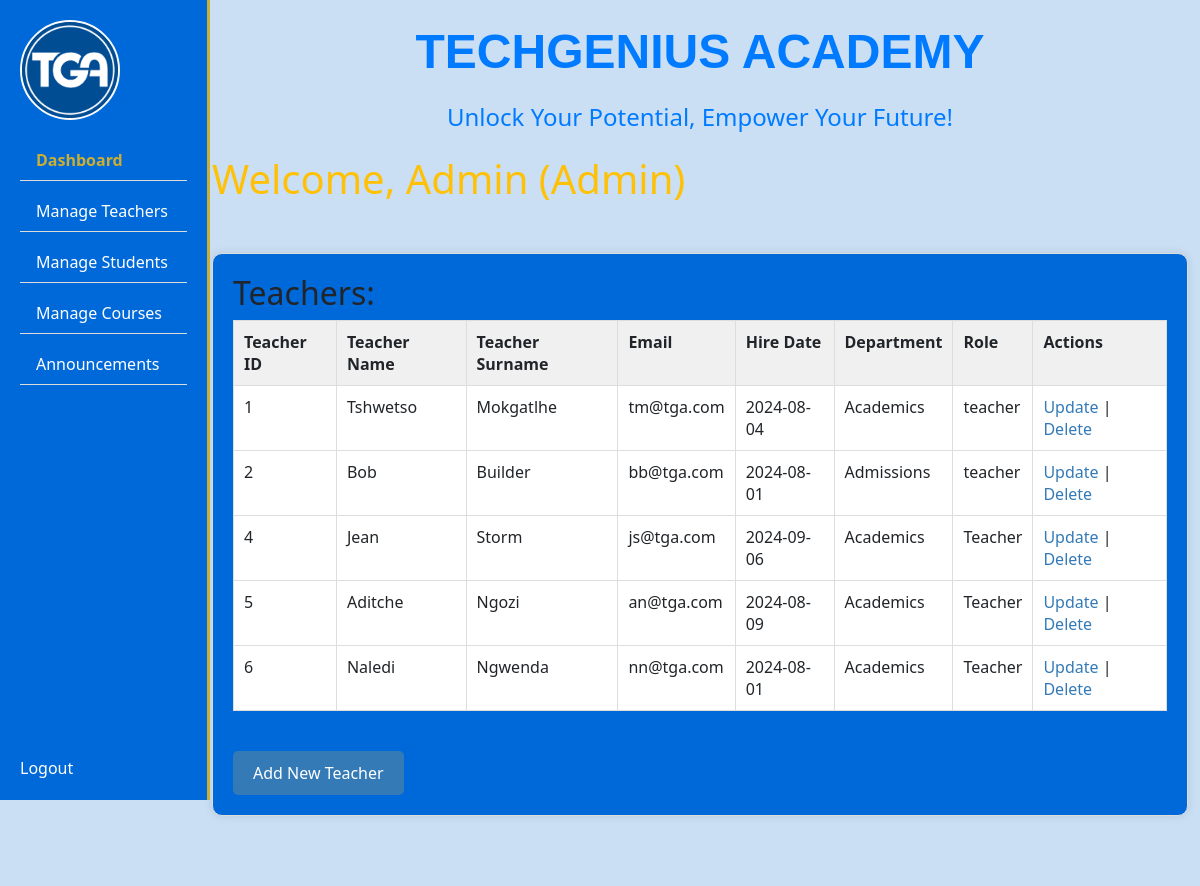
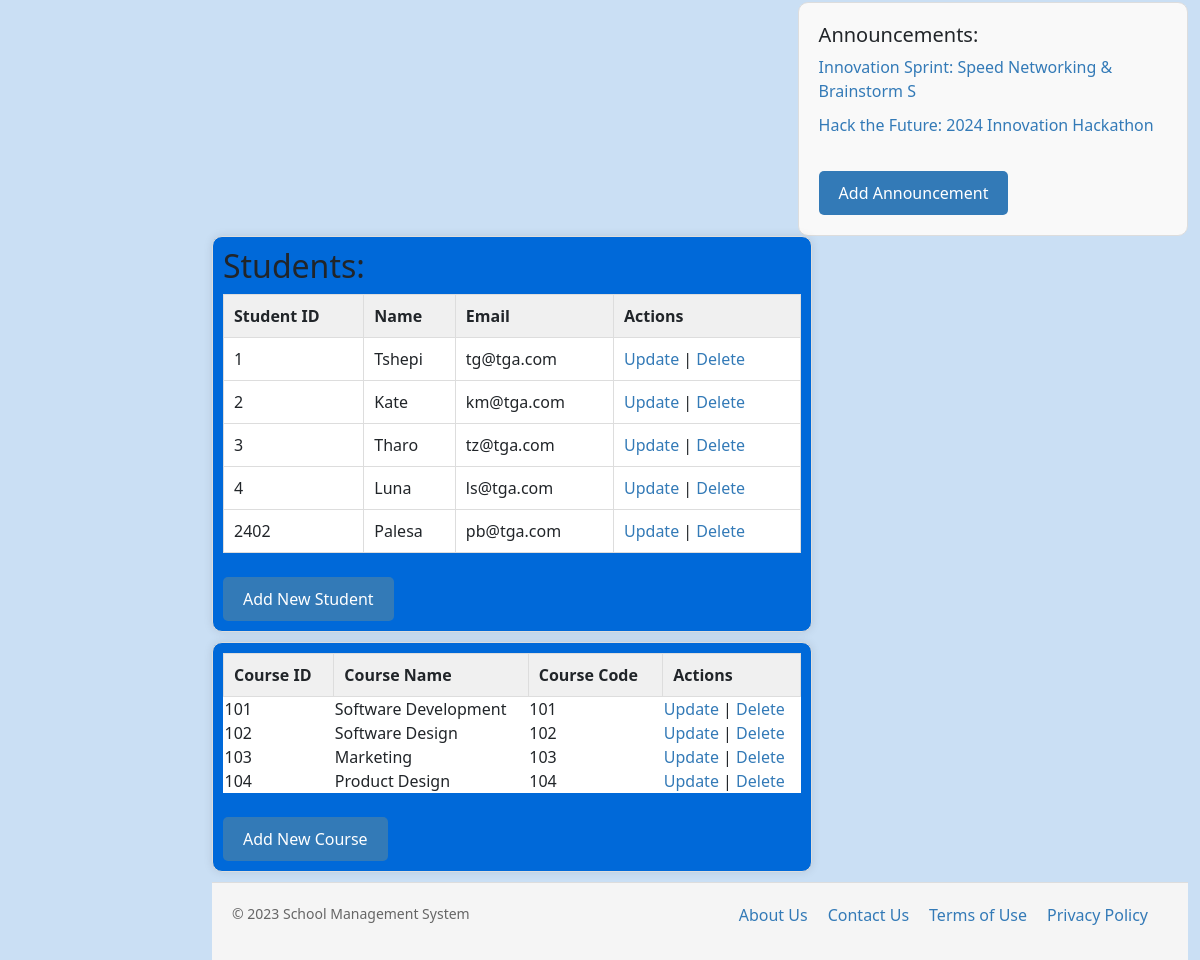
Page /adminhome.php (signed in) on the committed database (2 pictures, top to bottom).
### tables this page shows
CREATE TABLE `teachers` (
  `teacherID` int(10) NOT NULL,
  `teacherName` varchar(20) NOT NULL,
  `teacherSurname` varchar(20) NOT NULL,
  `email` varchar(20) NOT NULL,
  `password` varchar(20) NOT NULL,
  `hireDate` date NOT NULL,
  `department` varchar(20) NOT NULL,
  `role` varchar(10) NOT NULL DEFAULT 'teacher'
);

CREATE TABLE `announcements` (
  `announcementID` int(10) NOT NULL,
  `title` varchar(50) NOT NULL,
  `description` varchar(5000) NOT NULL,
  `postedDate` date NOT NULL,
  `postedBy` int(10) NOT NULL,
  `role` varchar(10) NOT NULL
);

CREATE TABLE `students` (
  `studentID` int(10) NOT NULL,
  `studentName` varchar(20) NOT NULL,
  `studentSurname` varchar(20) NOT NULL,
  `email` varchar(20) NOT NULL,
  `password` varchar(20) NOT NULL,
  `enrollmentDate` date NOT NULL,
  `role` varchar(10) NOT NULL DEFAULT 'student'
);

CREATE TABLE `courses` (
  `courseID` int(10) NOT NULL,
  `courseName` varchar(20) NOT NULL,
  `courseCode` int(10) NOT NULL,
  `credits` int(40) NOT NULL,
  `department` varchar(30) NOT NULL,
  `teacherID` int(10) NOT NULL
);

### adminhome.php (the view, shortened to what this page needs)
<?php
$db_host = 'localhost';
$db_username = 'root';
$db_password = '';
$db_name = 'tga';
$conn = new mysqli($db_host, $db_username, $db_password, $db_name);
$query = "SELECT adminName FROM admin WHERE email = '" . $_SESSION['email'] . "'";
$result = $conn->query($query);
if ($result) {
    $row = $result->fetch_assoc();
    $admin_name = $row['adminName'];
} else {
    echo "Error: " . $conn->error;
}
?>
<!DOCTYPE html>
<html lang="en">
<head>
    <link rel="stylesheet" href="https://cdn.jsdelivr.net/npm/bootstrap@5.2.0/dist/css/bootstrap.min.css">
    <link rel="stylesheet" href="adminhome.css">
</head>
<body>
    <div class="container-fluid">
        <div class="row">
            <div class="col-md-2">
                <div class="sidebar">
                    <div class="school-logo">
                        <img src="logo.png" alt="School Logo">
                    </div>
                        <ul class="nav flex-column">
                            <li class="nav-item">
                            <a class="nav-link active" href="adminhome.php">Dashboard</a>
                            </li>
                            <li class="nav-item">
                            <a class="nav-link" href="#">Manage Teachers</a>
                            </li>
                            <li class="nav-item">
                            <a class="nav-link" href="#">Manage Students</a>
                            </li>
                            <li class="nav-item">
                            <a class="nav-link" href="#">Manage Courses</a>
                            </li>
                            <li class="nav-item">
                            <a class="nav-link" href="announcements.php">Announcements</a>
                            </li>
                        </ul>
                    <div class="logout-button">
                        <a href="logout.php">Logout</a>
                    </div>
                </div>
            </div>
            <div class="col-md-10">
                <div class="school-name">TECHGENIUS ACADEMY</div>
                <span style="font-size: 24px; color: rgba(0, 123, 255, 1); display: block; text-align: center; margin: 20px auto;">
                    Unlock Your Potential, Empower Your Future!
                </span>
                <div class="header">
                    <h1>Welcome, <?php echo $admin_name; ?> (Admin)</h1>
                </div>
                <div class="content">
                    <table class="table">
                    <h2 class='heading'>Teachers:</h2>
                        <tr>
                            <th>Teacher ID</th>
                            <th>Teacher Name</th>
                            <th>Teacher Surname</th>
                            <th>Email</th>
                            <th>Hire Date</th>
                            <th>Department</th>
                            <th>Role</th>
                            <th>Actions</th>
                        </tr>
                        <?php
                        $query = "SELECT * FROM teachers";
                        $result = $conn->query($query);
                        while ($row = $result->fetch_assoc()) {
                            echo "<tr>";
                            echo "<td>" . $row["teacherID"] . "</td>";
                            echo "<td>" . $row["teacherName"] . "</td>";
                            echo "<td>" . $row["teacherSurname"] . "</td>";
                            echo "<td>" . $row["email"] . "</td>";
                            echo "<td>" . $row["hireDate"] . "</td>";
                            echo "<td>" . $row["department"] . "</td>";
                            echo "<td>" . $row["role"] . "</td>";
                            echo "<td>";
                            echo "<a href='updateTeacher.php?teacherID=" . $row['teacherID'] . "'>Update</a> | ";
                            echo "<a href='deleteTeacher.php?teacherID=" . $row['teacherID'] . "'>Delete</a>";
                            echo "</td>";
                            echo "</tr>";
                        }
                        ?>
                    </table>
                    <br>
                    <button type="button" class="btn btn-primary"><a href="addTeacher.php">Add New Teacher</a></button>
                </div></br></br>
                <div class="side-content">
                    <h5>Announcements:</h5>
                    <?php
                    $query = "SELECT * FROM announcements ORDER BY postedDate DESC";
                    $result = $conn->query($query);
                    if ($result->num_rows > 0) {
                        while ($row = $result->fetch_assoc()) {
                            echo "<p><a href='announcements.php'" . $row['announcementID'] . "'>" . $row['title'] . "</a></p>";
                        }
                    } else {
                        echo "<p>There are no announcements at this time.</p>";
                    }
                    ?>
                    <br>
                    <a href="addAnnouncement.php" class="btn btn-primary">Add Announcement</a>
                </div>
                <div class="content1">
                    <h2>Students:</h2>
                    <table>
                        <tr>
                            <th>Student ID</th>
                            <th>Name</th>
                            <th>Email</th>
                            <th>Actions</th>
                        </tr>
                        <?php
                        $query = "SELECT * FROM students";
                        $result = $conn->query($query);
                        while ($row = $result->fetch_assoc()) {
                            echo "<tr>";
                            echo "<td>" . $row['studentID'] . "</td>";
                            echo "<td>" . $row['studentName'] . "</td>";
                            echo "<td>" . $row['email'] . "</td>";
                            echo "<td>";
                            echo "<a href='fetchStudent.php?" . $row['studentID'] . "'>Update</a> | ";
                            echo "<a href='deleteStudent.php?id=" . $row['studentID'] . "'>Delete</a>";
                            echo "</td>";
                            echo "</tr>";
                        }
                        ?>
                    </table>
                    <br>
                    <button type="button" class="btn btn-primary"><a href="addStudent.php">Add New Student</a></button>
                </div></br></br>
                <div class="content2">
                    <table>
                        <tr>
                            <th>Course ID</th>
                            <th>Course Name</th>
                            <th>Course Code</th>
                            <th>Actions</th>
                        </tr>
                        <?php
                        $query = "SELECT * FROM courses";
                        $result = $conn->query($query);
                        while ($row = $result->fetch_assoc()) {
                            echo "<tr>";
                            echo "<td>" . $row['courseID'] . "</td>";
                            echo "<td>" . $row['courseName'] . "</td>";
                            echo "<td>" . $row['courseCode'] . "</td>";
                            echo "<td>";
                            echo "<a href='updateCourse.php?courseID=" . $row['courseID'] . "'>Update</a> | ";
                            echo "<a href='deleteCourse.php?courseID=" . $row['courseID'] . "'>Delete</a>";
                            echo "</td>";
                            echo "</tr>";
                        }
                            ?>
                    </table>
                    <br>
                    <button type="button" class="btn btn-primary"><a href="addCourse.php">Add New Course</a></button>
                </div></br>
                <footer>
                    <div class="footer-container">
                        <div class="footer-left">
                        <p>&copy; 2023 School Management System</p>
                        </div>
                        <div class="footer-right">
                        <ul>
                            <li><a href="#">About Us</a></li>
                            <li><a href="#">Contact Us</a></li>
                            <li><a href="#">Terms of Use</a></li>
                            <li><a href="#">Privacy Policy</a></li>
                        </ul>
                        </div>
                    </div>
                </footer>
            </div>
        </div>
    </div>
</body>
</html>

### adminhome.css (style rules this page uses)
body { background-color: rgba(202, 223, 244, 1); }
.header { color:rgb(255, 193, 7) }
.school-name { color: rgba(0, 123, 255, 1); text-align: center; font: 700 48px Orbitron, sans-serif; margin-bottom: 8px; }
.container-fluid { background-color: rgba(202, 223, 244, 1); }
.sidebar { position: fixed; top: 0; left: 0; height: 100vh; width: 210px; background-color: rgba(0, 105, 217, 1); padding: 20px; border-right: 3px solid rgba(255, 193, 7, 0.8); overflow-y: hidden; }
.sidebar ul { padding-bottom: 50px; }
.logout-button { position: absolute; bottom: 20px; left: 20px; }
.logout-button a { color: rgb(255, 255, 255); text-decoration: none; transition: color 0.2s ease; }
.school-logo { margin-bottom: 20px; }
.school-logo img { width: 100px; height: 100px; border-radius: 50%; border: 2px solid rgb(250, 250, 250); }
.nav { list-style: none; padding: 0; margin: 0; }
.nav-item { margin-bottom: 10px; border-bottom: #ddd 1px solid; }
.nav-link { color: rgb(255, 255, 255); text-decoration: none; transition: color 0.2s ease; }
.nav-link.active { color: rgba(255, 193, 7, 0.8); font-weight: bold; }
.nav-link.active::before { content: ""; display: block; width: 5px; height: 100%; background-color: rgba(255, 193, 7, 0.8); position: absolute; left: -20px; top: 0; }
.content1 { width: 600px; background-color: rgba(0, 105, 217, 1); float: left; padding: 10px; border: 1px solid #ddd; border-radius: 10px; box-shadow: 0 0 10px rgba(0, 0, 0, 0.1); margin-bottom: 10px; }
.content1 table { width: 100%; border-collapse: collapse; background-color: white; }
.content1 th, .content1 td { border: 1px solid #ddd; padding: 10px; text-align: left; }
.content1 th { background-color: #f0f0f0; }
.content1 a { text-decoration: none; color: #337ab7; }
.content2 { width: 600px; background-color: rgba(0, 105, 217, 1); float: left; padding: 10px; border: 1px solid #ddd; border-radius: 10px; box-shadow: 0 0 10px rgba(0, 0, 0, 0.1); margin-bottom: 10px; }
.content2 table { width: 100%; border-collapse: collapse; background-color: white; }
.content2 th, .content1 td { border: 1px solid #ddd; padding: 10px; text-align: left; }
.content2 th { background-color: #f0f0f0; }
.content2 a { text-decoration: none; color: #337ab7; }
.side-content { float: right; width: 40%; padding: 20px; border: 1px solid #ddd; border-radius: 10px; background-color: #f9f9f9; justify-self: flex-end; }
.side-content h5 { margin-top: 0; }
.side-content p { margin-bottom: 10px; }
.side-content a { text-decoration: none; color: #337ab7; }
.content { width: 100%; height: max-content; background-color: rgba(0, 105, 217, 1); padding: 20px; border: 1px solid #ddd; border-radius: 10px; box-shadow: 0 0 10px rgba(0, 0, 0, 0.1); margin-top: 50px; align-items: left; }
.table { width: 100%; border-collapse: collapse; background-color: white; }
.table th, .table td { border: 1px solid #ddd; padding: 10px; }
.table th { background-color: #f0f0f0; }
.table a { text-decoration: none; color: #337ab7; }
.btn.btn-primary { background-color: #337ab7; color: #fff; padding: 10px 20px; border: none; border-radius: 5px; cursor: pointer; }
.btn.btn-primary a { color: #fff; text-decoration: none; }
footer { background-color: #f5f5f5; padding: 20px; border-top: 1px solid #ddd; margin-top: 50px; clear: both; }
.footer-container { max-width: 1200px; margin: 0 auto; display: flex; justify-content: space-between; }
.footer-left { font-size: 14px; color: #666; }
.footer-right ul { list-style: none; margin: 0; padding: 0; display: flex; justify-content: space-between; }
.footer-right li { margin-right: 20px; }
.footer-right a { color: #337ab7; text-decoration: none; }

### rows in the picture
teachers: teacherID "1", teacherName "Tshwetso", teacherSurname "Mokgatlhe", email "tm@tga.com", hireDate "2024-08-04", department "Academics", role "teacher"
teachers: teacherID "2", teacherName "Bob", teacherSurname "Builder", email "bb@tga.com", hireDate "2024-08-01", department "Admissions", role "teacher"
teachers: teacherID "4", teacherName "Jean", teacherSurname "Storm", email "js@tga.com", hireDate "2024-09-06", department "Academics", role "Teacher"
teachers: teacherID "5", teacherName "Aditche", teacherSurname "Ngozi", email "an@tga.com", hireDate "2024-08-09", department "Academics", role "Teacher"
teachers: teacherID "6", teacherName "Naledi", teacherSurname "Ngwenda", email "nn@tga.com", hireDate "2024-08-01", department "Academics", role "Teacher"
announcements: title "Innovation Sprint: Speed Networking & Brainstorm S"
announcements: title "Hack the Future: 2024 Innovation Hackathon"
students: studentID "1", studentName "Tshepi", email "tg@tga.com"
students: studentID "2", studentName "Kate", email "km@tga.com"
students: studentID "3", studentName "Tharo", email "tz@tga.com"
students: studentID "4", studentName "Luna", email "ls@tga.com"
students: studentID "2402", studentName "Palesa", email "pb@tga.com"
courses: courseID "101", courseName "Software Development", courseCode "101"
courses: courseID "102", courseName "Software Design", courseCode "102"
courses: courseID "103", courseName "Marketing", courseCode "103"
courses: courseID "104", courseName "Product Design", courseCode "104"

### other values in the picture
$admin_name "Admin"
